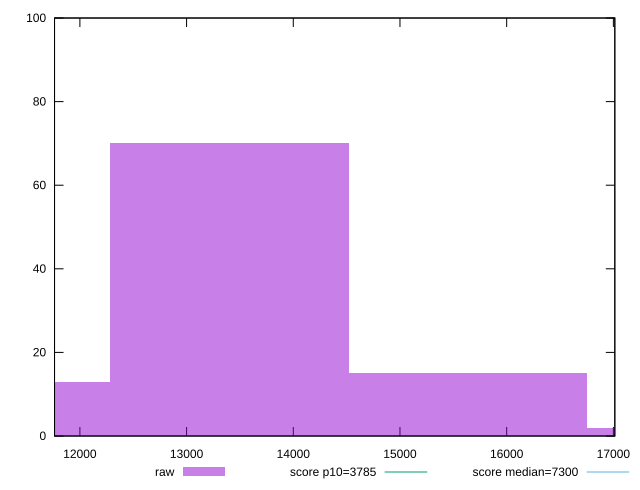

Source code (gnuplot):
reset

$raw <<EOF
15635.865888391028 15
13402.170761478024 70
17869.561015304032 2
11168.47563456502 13
EOF

set key outside below
set boxwidth 2233.695126913004
set xrange [11762.344999999994:17013.625]
set yrange [0:100]
set trange [0:100]
set style fill transparent solid 0.5 noborder

set parametric
set terminal svg size 640, 490 enhanced background rgb 'white'
set output "report_00022_2021-02-20T12:08:46.964Z/interactive/samples/pages/raw/histogram.svg"

plot $raw title "raw" with boxes, \
     3785,t title "score p10=3785", \
     7300,t title "score median=7300"

reset
